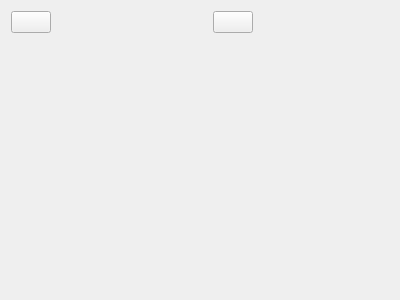
<?xml version="1.0" encoding="UTF-8"?>
<ui version="4.0">
 <class>FLWidgetPCAPView</class>
 <widget class="QWidget" name="FLWidgetPCAPView">
  <property name="geometry">
   <rect>
    <x>0</x>
    <y>0</y>
    <width>400</width>
    <height>300</height>
   </rect>
  </property>
  <property name="windowTitle">
   <string>FLWidgetPCAPView</string>
  </property>
  <layout class="QGridLayout" name="gridLayout">
   <item row="0" column="3">
    <spacer name="horizontalSpacer">
     <property name="orientation">
      <enum>Qt::Horizontal</enum>
     </property>
     <property name="sizeHint" stdset="0">
      <size>
       <width>155</width>
       <height>20</height>
      </size>
     </property>
    </spacer>
   </item>
   <item row="0" column="2">
    <widget class="QPushButton" name="pushButton_2">
     <property name="text">
      <string/>
     </property>
     <property name="icon">
      <iconset resource="firelink.qrc">
       <normaloff>:/firelink/Resources/icons/play-button.png</normaloff>:/firelink/Resources/icons/play-button.png</iconset>
     </property>
    </widget>
   </item>
   <item row="0" column="0">
    <widget class="QPushButton" name="pushButton">
     <property name="text">
      <string/>
     </property>
     <property name="icon">
      <iconset resource="firelink.qrc">
       <normaloff>:/firelink/Resources/icons/new-icon.png</normaloff>:/firelink/Resources/icons/new-icon.png</iconset>
     </property>
    </widget>
   </item>
   <item row="1" column="0" colspan="4">
    <widget class="FLWidgetZigbeeNetworkView" name="widget" native="true"/>
   </item>
   <item row="0" column="1">
    <widget class="QLabel" name="label">
     <property name="minimumSize">
      <size>
       <width>150</width>
       <height>0</height>
      </size>
     </property>
     <property name="text">
      <string/>
     </property>
    </widget>
   </item>
  </layout>
 </widget>
 <layoutdefault spacing="6" margin="11"/>
 <customwidgets>
  <customwidget>
   <class>FLWidgetZigbeeNetworkView</class>
   <extends>QWidget</extends>
   <header>flwidgetzigbeenetworkview.h</header>
   <container>1</container>
  </customwidget>
 </customwidgets>
 <resources>
  <include location="firelink.qrc"/>
 </resources>
 <connections/>
</ui>
